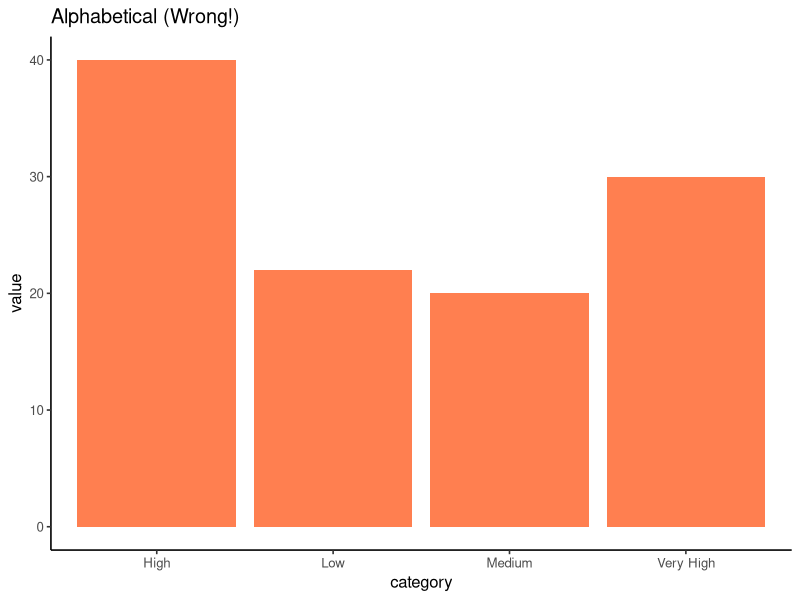
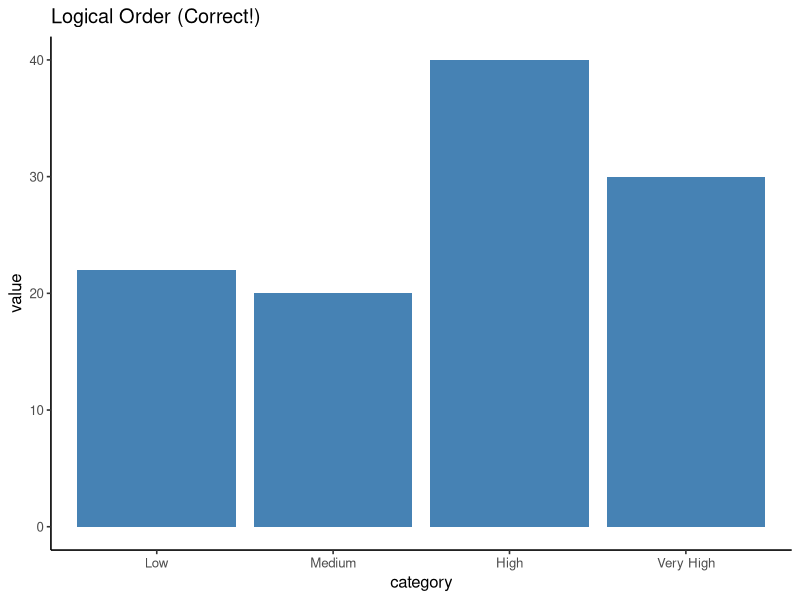
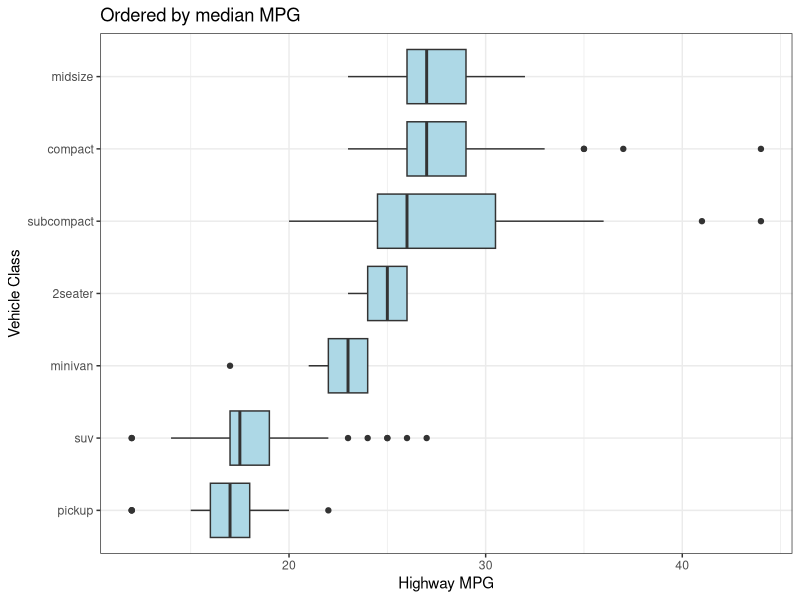
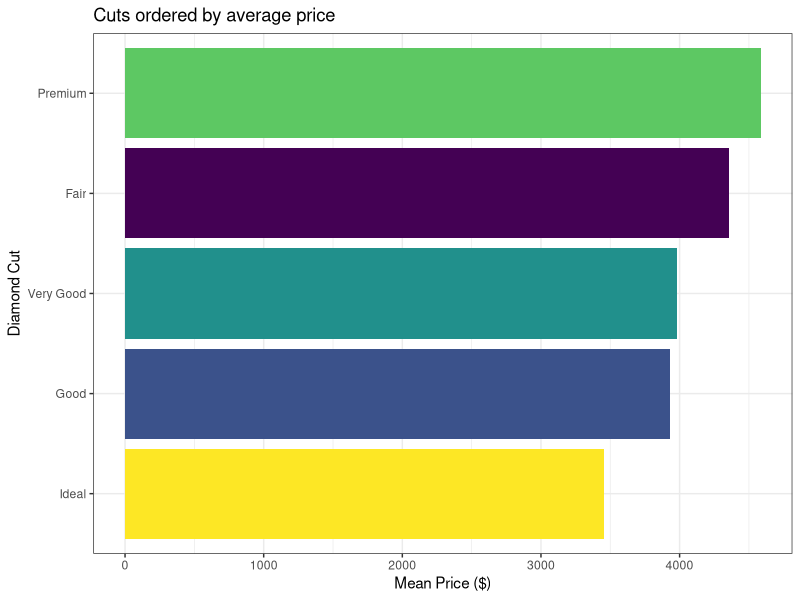
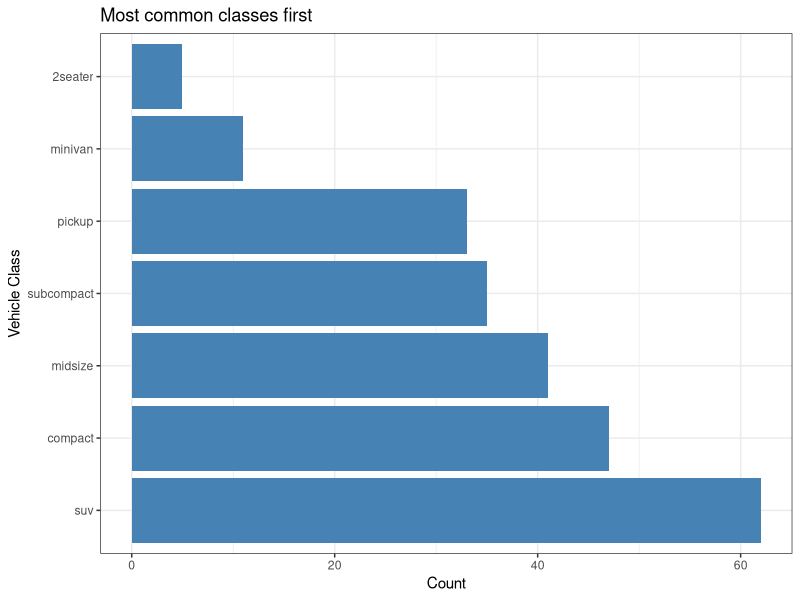
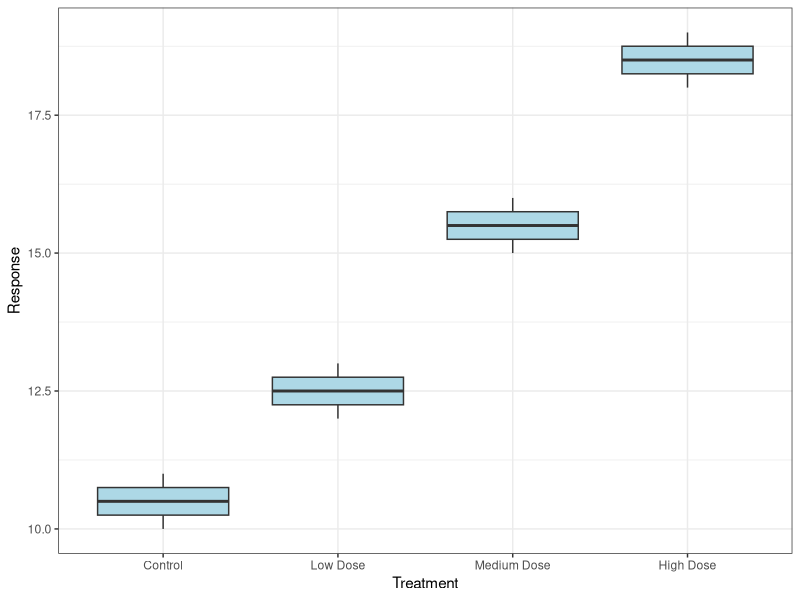
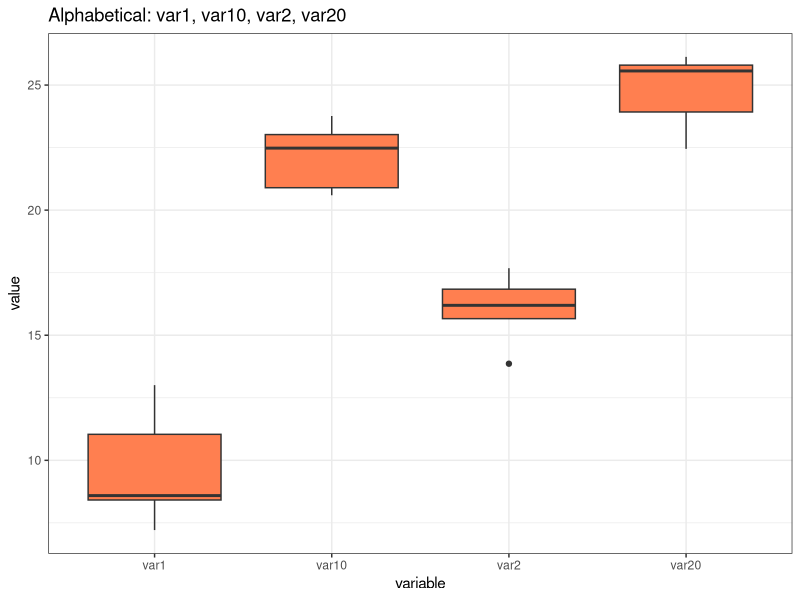
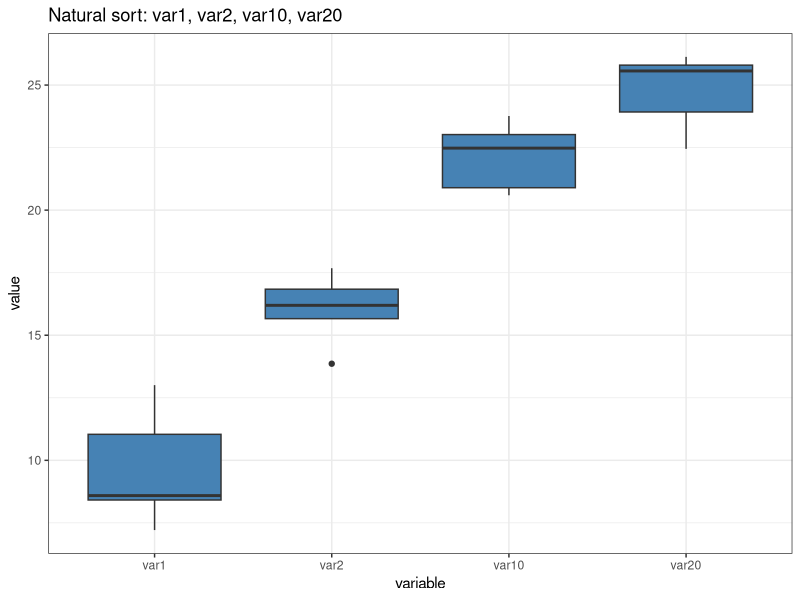

Reproduce these figures in R, in order.
## ---- chunk 1
#| label: setup-factors
#| echo: false
#| eval: true
#| message: false

library(ggplot2)
library(dplyr)
library(forcats)
library(patchwork)

# Set default theme for all plots
theme_set(theme_bw())
## ---- chunk 2
#| label: factors-problem-alphabetical
#| echo: true
#| eval: true

# Create data with logical categories
category_df <- data.frame(
  category = c("Low", "Medium", "High", "Very High", "Low", "High"),
  value = c(10, 20, 15, 30, 12, 25)
)

# R defaults to alphabetical!
p1 <- ggplot(category_df, aes(x = category, y = value)) +
  geom_col(fill = "coral") +
  theme_classic(base_size = 12) +
  labs(title = "Alphabetical (Wrong!)")
## ---- chunk 3
#| label: factors-solution-ordered
#| echo: true
#| eval: true

# Specify levels explicitly
category_df$category <- factor(category_df$category,
                       levels = c("Low", "Medium", "High", "Very High"))

# Now plots use logical order!
p2 <- ggplot(category_df, aes(x = category, y = value)) +
  geom_col(fill = "steelblue") +
  theme_classic(base_size = 12) +
  labs(title = "Logical Order (Correct!)")
## ---- chunk 4
#| label: factors-problem-plot
#| echo: false
#| eval: true
#| fig-width: 5
#| fig-height: 3.5

p1
## ---- chunk 5
#| label: factors-solution-plot
#| echo: false
#| eval: true
#| fig-width: 5
#| fig-height: 3.5

p2
## ---- chunk 6
#| label: factors-forcats-intro
#| echo: true
#| eval: true

library(forcats)

# Reorder car classes by median highway mpg
p <- mpg %>%
  ggplot(aes(x = fct_reorder(class, hwy, median),
             y = hwy)) +
  geom_boxplot(fill = "lightblue") +
  coord_flip() +
  labs(x = "Vehicle Class",
       y = "Highway MPG",
       title = "Ordered by median MPG")
## ---- chunk 7
#| label: factors-forcats-intro-plot
#| echo: false
#| eval: true
#| fig-width: 6
#| fig-height: 5

p
## ---- chunk 8
#| label: factors-fct-reorder
#| echo: true
#| eval: true

# Order diamond cuts by mean price
p <- diamonds %>%
  group_by(cut) %>%
  summarise(mean_price = mean(price)) %>%
  ggplot(aes(x = fct_reorder(cut, mean_price),
             y = mean_price,
             fill = cut)) +
  geom_col(show.legend = FALSE) +
  coord_flip() +
  labs(x = "Diamond Cut",
       y = "Mean Price ($)",
       title = "Cuts ordered by average price")
## ---- chunk 9
#| label: factors-fct-reorder-plot
#| echo: false
#| eval: true
#| fig-width: 6
#| fig-height: 5

p
## ---- chunk 10
#| label: factors-fct-infreq
#| echo: true
#| eval: true

# Order by how common each vehicle class is
p <- ggplot(mpg,
            aes(x = fct_infreq(class))) +
  geom_bar(fill = "steelblue") +
  coord_flip() +
  labs(x = "Vehicle Class",
       y = "Count",
       title = "Most common classes first")
## ---- chunk 11
#| label: factors-fct-infreq-plot
#| echo: false
#| eval: true
#| fig-width: 6
#| fig-height: 5

p
## ---- chunk 12
#| label: factors-fct-inorder
#| echo: true
#| eval: true

# Create data with specific order
treatment_data <- data.frame(
  treatment = c("Control", "Low Dose",
                "Medium Dose", "High Dose",
                "Control", "Low Dose",
                "Medium Dose", "High Dose"),
  response = c(10, 12, 15, 18,
               11, 13, 16, 19)
)

# Keep order as they appear in data
p <- ggplot(treatment_data,
       aes(x = fct_inorder(treatment),
           y = response)) +
  geom_boxplot(fill = "lightblue") +
  labs(x = "Treatment", y = "Response")
## ---- chunk 13
#| label: factors-fct-inorder-plot
#| echo: false
#| eval: true
#| fig-width: 6
#| fig-height: 5

p
## ---- chunk 14
#| label: factors-natural-sort-problem
#| echo: true
#| eval: true

# Create data with numbered variables
var_data <- data.frame(
  variable = rep(c("var1", "var2", "var10", "var20"), each = 5),
  value = rnorm(20, mean = rep(c(10, 15, 20, 25), each = 5), sd = 2)
)

# Alphabetical order: var1, var10, var2, var20 (wrong!)
p <- ggplot(var_data, aes(x = variable, y = value)) +
  geom_boxplot(fill = "coral") +
  labs(title = "Alphabetical: var1, var10, var2, var20")
## ---- chunk 15
#| label: factors-natural-sort-problem-plot
#| echo: false
#| eval: true
#| fig-width: 6
#| fig-height: 5

p
## ---- chunk 16
#| label: factors-natural-sort-solution
#| echo: true
#| eval: true

# Use gtools::mixedsort() for natural/alphanumeric sorting
library(gtools)

var_data$variable <- factor(var_data$variable,
                            levels = mixedsort(unique(var_data$variable)))

# Natural order: var1, var2, var10, var20 (correct!)
p <- ggplot(var_data, aes(x = variable, y = value)) +
  geom_boxplot(fill = "steelblue") +
  labs(title = "Natural sort: var1, var2, var10, var20")
## ---- chunk 17
#| label: factors-natural-sort-solution-plot
#| echo: false
#| eval: true
#| fig-width: 6
#| fig-height: 5

p
## ---- chunk 18
#| label: factors-fct-rev
#| echo: true
#| eval: true

# Reverse the frequency order
p <- ggplot(mpg, aes(x = fct_rev(fct_infreq(class)))) +
  geom_bar(fill = "coral") +
  coord_flip() +
  labs(x = "Vehicle Class", y = "Count",
       title = "Least common classes first (reversed)")
## ---- chunk 19
#| label: factors-fct-rev-plot
#| echo: false
#| eval: true
#| fig-width: 6
#| fig-height: 5

p
## ---- chunk 20
#| label: factors-fct-relevel
#| echo: true
#| eval: true

# Move "Control" to front for treatment groups
treatment_data <- data.frame(
  treatment = c("Low Dose", "High Dose", "Control",
                "Medium Dose", "Low Dose", "Control"),
  response = c(12, 18, 10, 15, 13, 11)
)

p <- treatment_data %>%
  mutate(treatment = fct_relevel(treatment, "Control")) %>%
  ggplot(aes(treatment, response)) +
  geom_boxplot(fill = "lightblue") +
  labs(x = "Treatment", y = "Response")
## ---- chunk 21
#| label: factors-fct-relevel-plot
#| echo: false
#| eval: true
#| fig-width: 6
#| fig-height: 5

p
## ---- chunk 22
#| label: factors-facet-ordering
#| echo: true
#| eval: true

# Order facets by median highway mpg for each vehicle class
p <- mpg %>%
  filter(class %in% c("pickup", "minivan", "compact")) %>%
  mutate(class = fct_reorder(class, hwy, median)) %>%
  ggplot(aes(x = displ, y = hwy)) +
  geom_point(color = "steelblue", alpha = 0.6) +
  facet_wrap(~class) +
  labs(x = "Engine Displacement (L)", y = "Highway MPG")
## ---- chunk 23
#| label: factors-facet-ordering-plot
#| echo: false
#| eval: true
#| fig-width: 6
#| fig-height: 5

p
## ---- chunk 24
#| label: factors-numeric-danger-1
#| echo: true
#| eval: true

# Original numeric data
doses <- c(10, 20, 50, 100, 200)
print(doses)
## ---- chunk 25
#| label: factors-numeric-danger-1b
#| echo: true
#| eval: true

# Convert to factor (common in data import!)
dose_factor <- factor(doses)
print(dose_factor)
## ---- chunk 26
#| label: factors-numeric-danger-1c
#| echo: true
#| eval: true

# Looks fine, right? But look at the internal structure:
str(dose_factor)
levels(dose_factor)
## ---- chunk 27
#| label: factors-numeric-danger-2
#| echo: true
#| eval: true

# Try to convert back to numeric - WRONG!
as.numeric(dose_factor)
## ---- chunk 28
#| label: factors-numeric-danger-2b
#| echo: true
#| eval: true

# Correct way: convert via character
as.numeric(as.character(dose_factor))
## ---- chunk 29
#| label: factors-missing-levels-1
#| echo: false
#| eval: true

# Subjects 1, 2, 4, 5 (subject 3 missing!)
subject <- c(1, 2, 4, 5, 1, 2, 4, 5)
response <- c(10, 15, 25, 30, 11, 16, 24, 29)

data.frame(subject = subject, response = response)
## ---- chunk 30
#| label: factors-missing-levels-2
#| echo: true
#| eval: true

# Convert to factor (happens during import!)
subject_factor <- factor(subject)
str(subject_factor)
## ---- chunk 31
#| label: factors-missing-levels-3
#| echo: true
#| eval: true

# Try to convert back - DATA CORRUPTION!
as.numeric(subject_factor)
## ---- chunk 32
#| label: factors-numeric-danger-reordered-setup
#| echo: true
#| eval: true

dose_data <- tibble(
  dose = factor(c(0, 10, 50, 100, 200)),
  response = c(5, 25, 80, 70, 30)
) %>%
  mutate(dose_ordered =
         fct_reorder(dose, response))

dose_data
## ---- chunk 33
#| label: factors-numeric-danger-reordered-convert
#| echo: true
#| eval: true

# Try to use numerically - DISASTER!
dose_data <- dose_data %>%
  mutate(
    wrong = as.numeric(dose_ordered),
    correct = as.numeric(as.character(dose_ordered))
  )
## ---- chunk 34
#| label: factors-numeric-danger-reordered-convert-show
#| echo: false
#| eval: true

dose_data
## ---- chunk 35
#| label: factors-numeric-danger-reordered-plot
#| echo: false
#| eval: true
#| fig-width: 6
#| fig-height: 8

# Show the disaster
p1 <- ggplot(dose_data, aes(x = wrong, y = response)) +
  geom_point(size = 3, color = "red") +
  geom_line() +
  labs(title = "WRONG: as.numeric(factor)",
       x = "as.numeric(dose_ordered)",
       y = "Response") +
  theme(plot.title = element_text(color = "red", size = 11))

p2 <- ggplot(dose_data, aes(x = correct, y = response)) +
  geom_point(size = 3, color = "darkgreen") +
  geom_line() +
  labs(title = "CORRECT: as.numeric(as.character())",
       x = "Actual dose",
       y = "Response") +
  theme(plot.title = element_text(color = "darkgreen", size = 11))

p1 / p2
## ---- chunk 36
#| label: factors-numeric-bad-practice
#| echo: true
#| eval: true

# DON'T do this - ambiguous!
groups <- factor(c(1, 2, 4, 5))
str(groups)
# Are these numbers or categories?
## ---- chunk 37
#| label: factors-numeric-good-practice
#| echo: true
#| eval: true

# DO this - clearly categorical!
groups <- factor(c("Group_1", "Group_2",
                   "Group_4", "Group_5"))
str(groups)
# Obviously categories, safe!
## ---- chunk 38
#| label: factors-debugging
#| echo: true
#| eval: true

# Example: vehicle classes in mpg dataset
vehicle_class <- factor(mpg$class)

# Check level order
vehicle_class %>% levels()

# See factor structure (shows integer encoding)
str(vehicle_class)

# Check how many observations per level
table(vehicle_class)

# Convert to character if needed for text operations
class_char <- as.character(vehicle_class)
